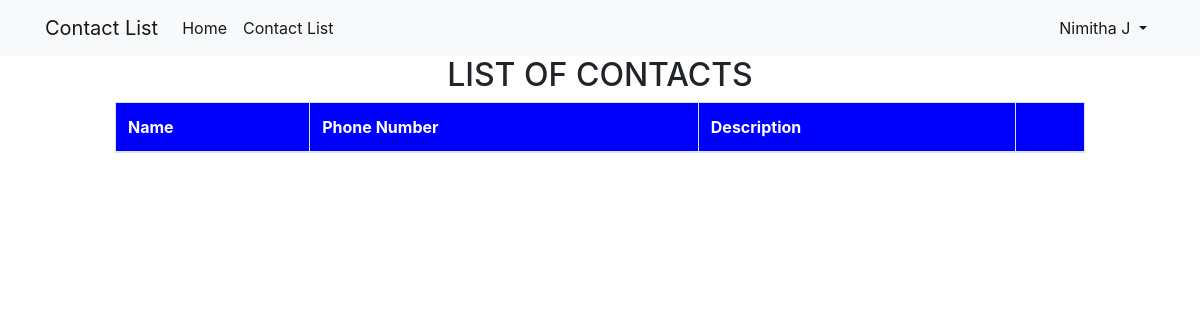
Page /list/ (signed in) on the earlier database version.
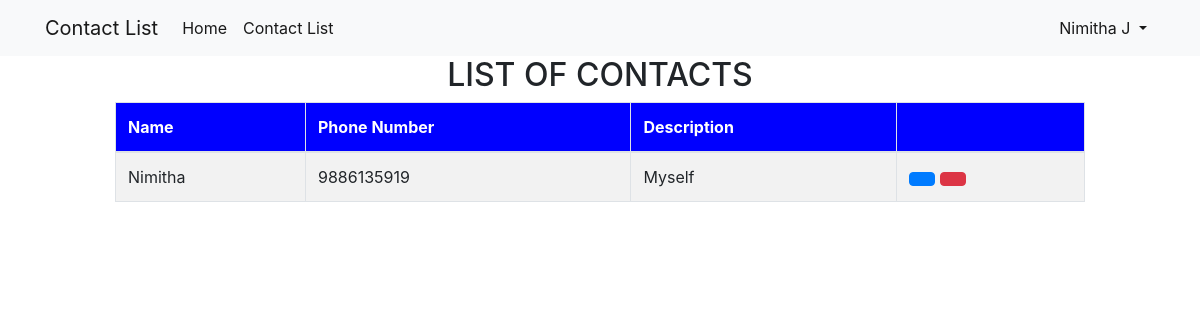
Same page on the later database version.
### contacts/models.py (models this page shows)
class Contact(models.Model):
    user_name = models.ForeignKey(Account, on_delete = models.CASCADE)
    name = models.CharField(max_length=50,blank=False,null=False)
    contact_number = models.CharField(max_length=11,blank=False,null=False)
    description = models.TextField(max_length=250,blank=True,null = False)

### contacts/views.py (the view)
# urls.py: path('list/',views.listContactsView, name='listContacts'),
@login_required(login_url='/accounts/login')
def listContactsView(request):
    details = Contact.objects.all()
    return render(request, 'contacts/list_contacts.html', {'details': details})

### contacts/templates/contacts/list_contacts.html (shortened to what this page needs)
{% extends 'base.html' %}
{% load static%}
{% block content %}
<link href="//netdna.bootstrapcdn.com/font-awesome/3.2.1/css/font-awesome.css" rel="stylesheet">
<h2 class="text-center" >LIST OF CONTACTS</h2>
<div class="offset-1 col-10" style="overflow-x:auto;">
    <table class="table table-striped table-bordered border-dark">
        <thead style="color: white;background-color: blue;">
            <tr>
                <th scope="col">Name</th>
                <th scope="col">Phone Number</th>
                <th scope="col">Description</th>
                <th></th>
            </tr>
        </thead>
        <tbody>
            {% for instance in details %}
            {% ifequal request.user instance.user_name %}
            <tr>
                <td>{{instance.name}}</td>
                <td>{{instance.contact_number}}</td>
                <td>{{instance.description}}</td>
                <td><a href="{% url 'update_contacts' instance.id %}" class="btn btn-primary"></a>
                    <a
                    href="{% url 'delete_contact' instance.id %}" class="btn btn-danger"></a> </td>
            </tr>
            {% endifequal %}
            {% endfor %}
        </tbody>
    </table>
</div>
{% endblock %}

Differences in the rows shown:
added Contact: name "Nimitha", contact_number "9886135919", description "Myself"
